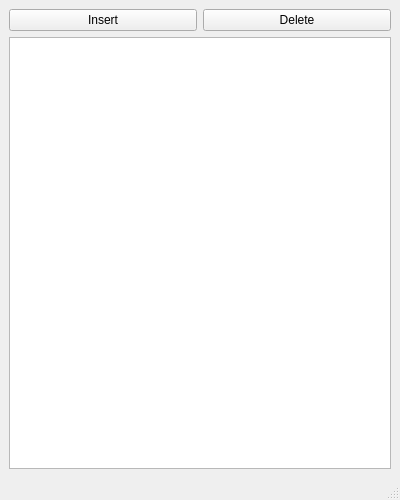
<?xml version="1.0" encoding="UTF-8"?>
<ui version="4.0">
 <class>MainWindow</class>
 <widget class="QMainWindow" name="MainWindow">
  <property name="geometry">
   <rect>
    <x>0</x>
    <y>0</y>
    <width>400</width>
    <height>500</height>
   </rect>
  </property>
  <property name="windowTitle">
   <string>MainWindow</string>
  </property>
  <widget class="QWidget" name="centralwidget">
   <layout class="QVBoxLayout" name="verticalLayout">
    <item>
     <layout class="QHBoxLayout" name="horizontalLayout">
      <item>
       <widget class="QPushButton" name="pushButton">
        <property name="text">
         <string>Insert</string>
        </property>
       </widget>
      </item>
      <item>
       <widget class="QPushButton" name="pushButton_2">
        <property name="text">
         <string>Delete</string>
        </property>
       </widget>
      </item>
     </layout>
    </item>
    <item>
     <widget class="QTableView" name="tableView">
      <property name="alternatingRowColors">
       <bool>true</bool>
      </property>
      <property name="selectionMode">
       <enum>QAbstractItemView::ExtendedSelection</enum>
      </property>
      <property name="selectionBehavior">
       <enum>QAbstractItemView::SelectItems</enum>
      </property>
     </widget>
    </item>
   </layout>
  </widget>
  <widget class="QMenuBar" name="menubar">
   <property name="geometry">
    <rect>
     <x>0</x>
     <y>0</y>
     <width>400</width>
     <height>21</height>
    </rect>
   </property>
  </widget>
  <widget class="QStatusBar" name="statusbar"/>
 </widget>
 <resources/>
 <connections/>
</ui>
